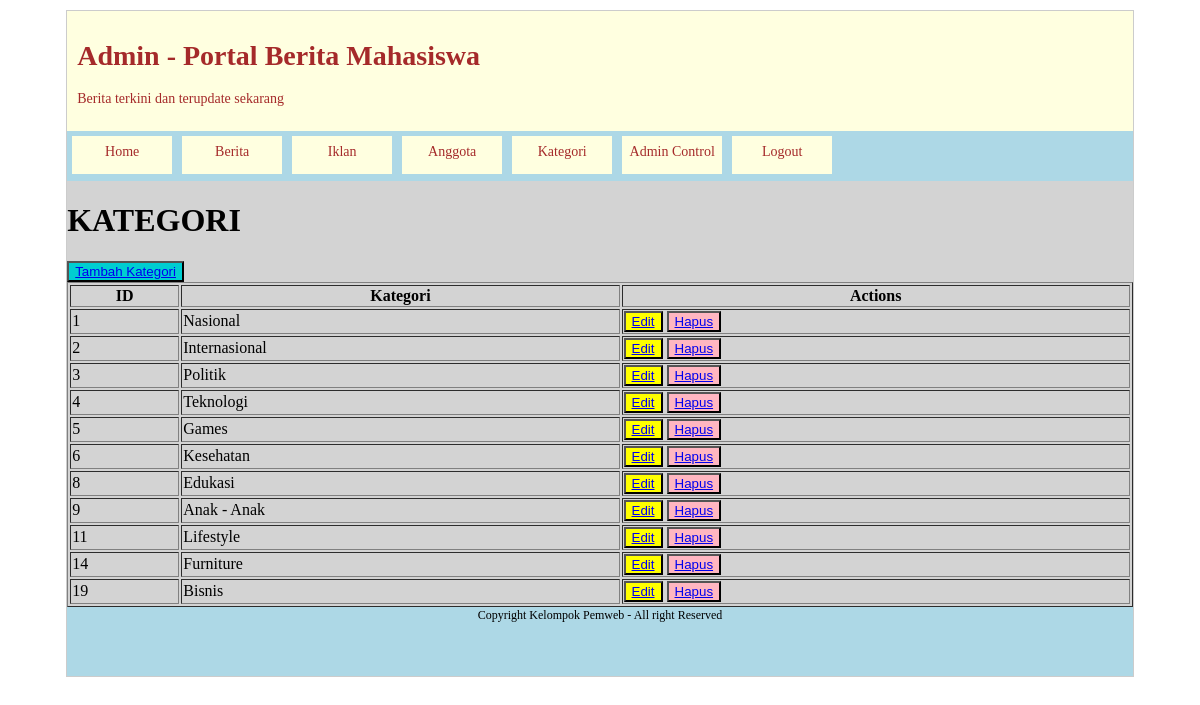
The app's page /CODE/UTSF1/admin/kategori.php (signed in) with its own data.
### tables this page shows
CREATE TABLE `kategori` (
  `id_kategori` int(5) NOT NULL,
  `kategori` varchar(50) NOT NULL
);

### CODE/UTSF1/admin/kategori.php (the view, shortened to what this page needs)
<?php
include "../koneksi.php";
?>
<!DOCTYPE html>
<html lang="en">
    <head>
        <link rel="stylesheet" href="../assets/css/style.css" type="text/css">
    </head>
    <body>
        <div id="container">
            <div class="header">
                <h1>Admin - Portal Berita Mahasiswa</h1>
                <p>Berita terkini dan terupdate sekarang</p>
            </div>
            <div class="menu">
                <?php include "menu.php"; ?>
            </div>
            <div class="konten">
                <div class="konten-admin">
                   <h1>KATEGORI</h1>
                   <button style="background-color:darkturquoise;"><a href="inputKategori.php" title="Tambah Kategori">Tambah Kategori</a></button>
                   <table border="1" width="100%" >
                       <thead>
                           <tr>
                               <th>ID</th>
                               <th>Kategori</th>
                               <th>Actions</th>
                           </tr>
                       </thead>
                       <tbody>
                           <?php
                           $sql = mysqli_query($connect, "SELECT * FROM kategori");
                           while($row=mysqli_fetch_array($sql)){
                               ?>
                           <tr>
                               <td><?= $row['id_kategori'];?></td>
                               <td><?= $row['kategori'];?></td>
                               <td>
                               <button style="background-color:yellow;"><a href="editKategori.php?id=<?= $row['id_kategori'];?>" title="Edit">Edit</a></button>
                               <button style="background-color:lightpink;"><a href="hapusKategori.php?id=<?= $row['id_kategori'];?>" title="Hapus">Hapus</a></button>
                                </td>
                           </tr>
                           <?php } ?>
                       </tbody>
                   </table>
                </div>
            </div>
            <?php include "../footer.php"; ?>

### CODE/UTSF1/assets/css/style.css (style rules this page uses)
@media screen and (min-width:680px) { #container { width: auto; float: none; } }
#container { width:90%; min-height:600px; margin: 10px auto; border:#CCC solid 1px; background:lightblue; }
#container .header { height:100px; background:lightyellow; font-size:14px; color:brown; padding:10px; }
#container .menu { height:50px; background:lightblue; font-size:14px; color:brown; }
#container .konten { min-height:400px; background:lightgray; }
#container .konten .konten-admin { width:100%; min-height:400px; float:right; background:lightgrey; }

### records on screen
kategori: id_kategori "1", kategori "Nasional"
kategori: id_kategori "2", kategori "Internasional"
kategori: id_kategori "3", kategori "Politik"
kategori: id_kategori "4", kategori "Teknologi"
kategori: id_kategori "5", kategori "Games"
kategori: id_kategori "6", kategori "Kesehatan"
kategori: id_kategori "8", kategori "Edukasi"
kategori: id_kategori "9", kategori "Anak - Anak"
kategori: id_kategori "11", kategori "Lifestyle"
kategori: id_kategori "14", kategori "Furniture"
kategori: id_kategori "19", kategori "Bisnis"
